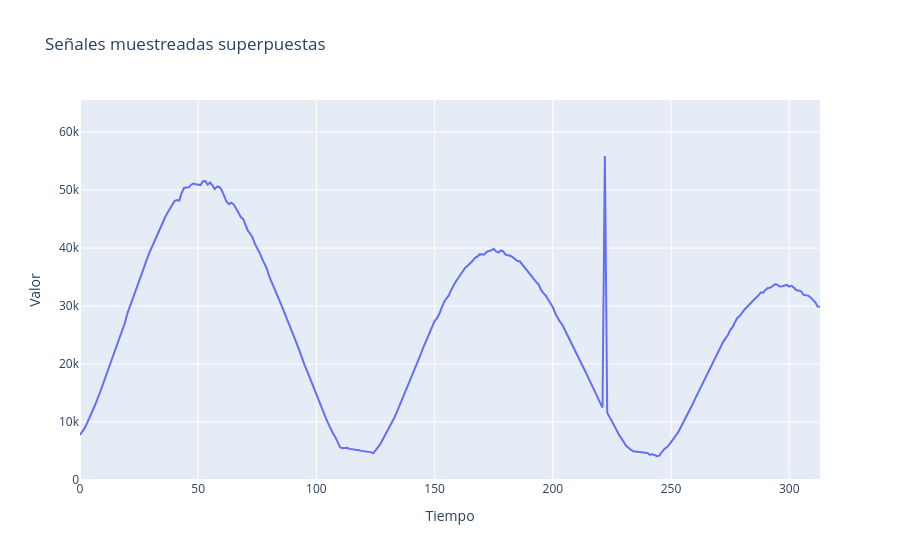

The notebook cell this image was saved under:
### Code cell
fig = go.Figure()


# Agregamos cada señal como un trazo
fig.add_trace(go.Scatter(y=new_arr0, mode='lines', name='Señal 0'))
fig.add_trace(go.Scatter(y=new_arr1, mode='lines', name='Señal 1'))
fig.add_trace(go.Scatter(y=new_arr2, mode='lines', name='Señal 2'))
fig.add_trace(go.Scatter(y=new_arr3, mode='lines', name='Señal 3'))
fig.add_trace(go.Scatter(y=new_arr4, mode='lines', name='Señal 4'))

# Opciones de layout
fig.update_layout(
    title='Señales muestreadas superpuestas',
    xaxis_title='Tiempo',
    yaxis_title='Valor',
    hovermode='x unified',    yaxis=dict(range=[0, 65536])
)

fig.show()

### Figure 1 — Plotly figure (JSON) as saved in the notebook; plotly's stock layout.template omitted (floating-point values rounded to 4 significant figures; data arrays with more than 128 entries replaced by an {"elided": "..."} marker saying what was removed)
{"data": [{"mode": "lines", "name": "Señal 0", "type": "scatter", "y": {"elided": "314 int values"}}, {"mode": "lines", "name": "Señal 1", "type": "scatter", "y": []}, {"mode": "lines", "name": "Señal 2", "type": "scatter", "y": []}, {"mode": "lines", "name": "Señal 3", "type": "scatter", "y": []}, {"mode": "lines", "name": "Señal 4", "type": "scatter", "y": []}], "layout": {"hovermode": "x unified", "title": {"text": "Señales muestreadas superpuestas"}, "xaxis": {"title": {"text": "Tiempo"}}, "yaxis": {"range": [0, 65536], "title": {"text": "Valor"}}}}
